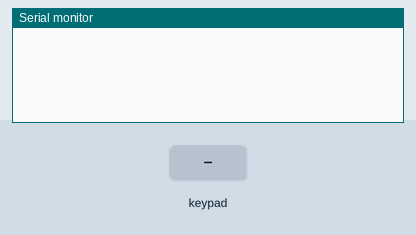
A program run on a simulated ESP32. Parts: the last lines printed to the serial monitor. Inputs (shaded band) come from the test bench. EEPROM starts erased.

Above: at 1.2 s.
1.3 s: key '1' pressed
At 2.5 s:
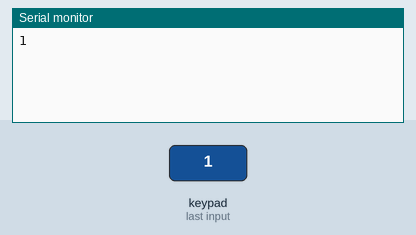
2.8 s: keypad keys 2 1 1 9 1 8 5 # pressed 0.4 s apart
At 7.0 s:
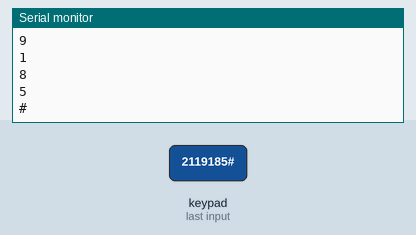
7.5 s: key 'A' pressed
At 8.6 s:
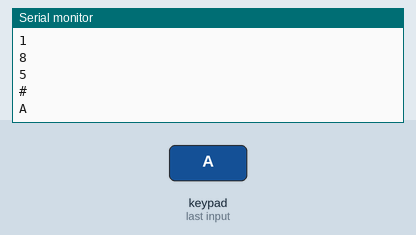
9.0 s: keypad keys 2 1 1 9 1 8 5 * pressed 0.4 s apart
At 13.0 s:
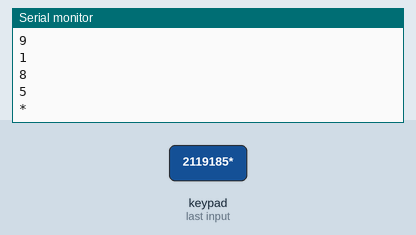
13.7 s: key 'B' pressed
At 14.2 s:
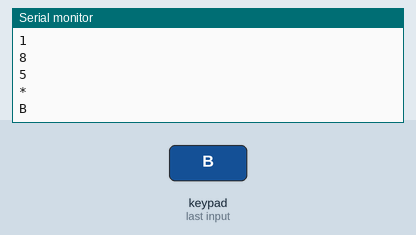
15.2 s: keypad keys 2 1 1 9 1 8 5 D pressed 0.4 s apart
At 19.0 s:
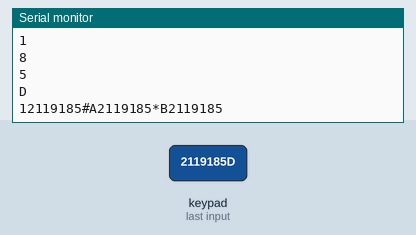
Timing chart, 0 to 20.5 s (numbered marks = the images above; inputs shaded):
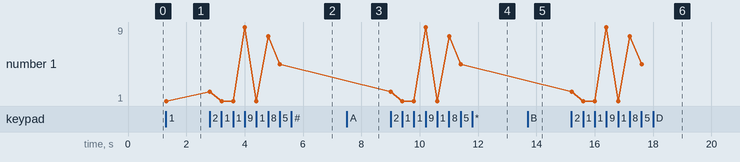

The program:

main.cpp
```cpp
#include <Arduino.h>

#include <Keypad.h>
#include <Preferences.h>
Preferences preferences;

const byte ROWS = 4; //four rows
const byte COLS = 4; //four columns
//define the cymbols on the buttons of the keypads
char hexaKeys[ROWS][COLS] = {
  {'1','2','3','A'},
  {'4','5','6','B'},
  {'7','8','9','C'},
  {'*','0','#','D'}
};

String pass="";

byte rowPins[ROWS]      = {21, 19, 18, 5}; /*Initialized ESP32 Pins for Rows*/
byte colPins[COLS] = {12, 13, 14, 15};   /*Initialized ESP32 Pins for Columns*/

//initialize an instance of class NewKeypad
Keypad customKeypad = Keypad( makeKeymap(hexaKeys), rowPins, colPins, ROWS, COLS);

void loadpref(){
  preferences.begin("my-app", false);
  pass=preferences.getString("pass");
  Serial.println(pass);
  preferences.end();
}


void setup(){
  Serial.begin(115200);
  loadpref();
}

void loop(){
  char customKey = customKeypad.getKey();

  if (customKey){
    Serial.println(customKey);
    pass+=customKey;

  }
  if(pass.indexOf("D")>-1){

    pass.remove(pass.length()-1);
     Serial.println(pass);
 preferences.begin("my-app", false);
  pass=preferences.putString("pass",pass);

  preferences.end();
  }
}
```

Measured:
- after the input at 1.3 s, the serial monitor: prints a new line at once (image 1)
- after the input at 2.8 s, the serial monitor: prints a new line at once (image 2)
- after the input at 7.5 s, the serial monitor: prints a new line at once (image 3)
- after the input at 9.0 s, the serial monitor: prints a new line at once (image 4)
- after the input at 13.7 s, the serial monitor: prints a new line at once (image 5)
- after the input at 15.2 s, the serial monitor: prints a new line at once (image 6)
- plotted number 1: 1 → 5 after the input at 2.8 s
